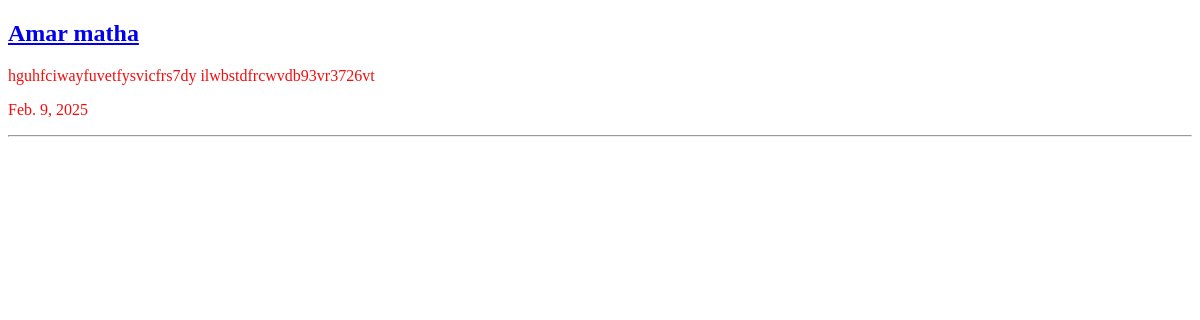
The app's page /post-list/, older data.
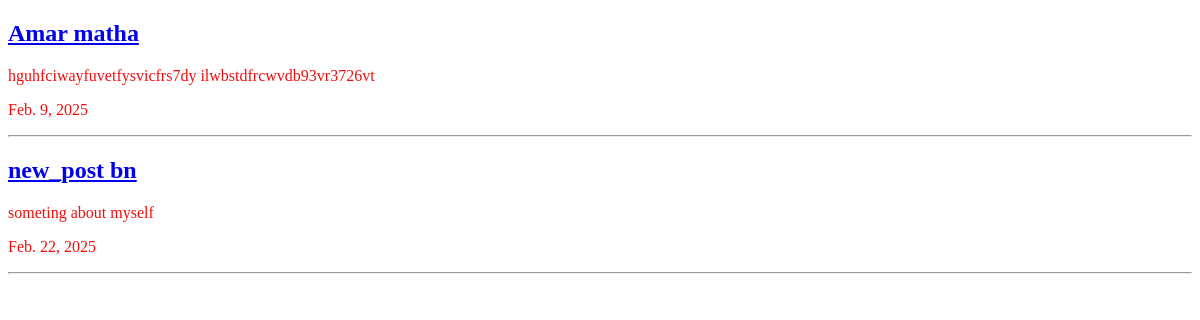
The same page, newer data.
### post/models.py (models this page shows)
class Post(models.Model):
    title= models.CharField(max_length=60)
    content = models.TextField()
    publish_date= models.DateField()

### post/views.py (the view)
# urls.py: path("post-list/",post_list_view,name="post-list"),
def post_list_view(request):
    post_data = Post.objects.all()  # Fetch all posts
    context = {
        'data': post_data  # Pass the post data to the template
    }
    return render(request, "post-list.html", context)

### templates/post-list.html (shortened to what this page needs)
{% extends 'base.html' %}
{% block abcd %}
        {% for post in data %}
        <a href="{% url 'one-post' post.id %}">
            <h2>{{ post.title }}</h2>
        </a>
        <p> {{post.content}}</p>
        <p>{{post.publish_date}}</p>
        <hr>
        {% endfor %}
     {% endblock %}

Row changes from the older to the newer data that the page shows:
added Post: title "new_post bn", content "someting about myself", publish_date "Feb. 22, 2025"
